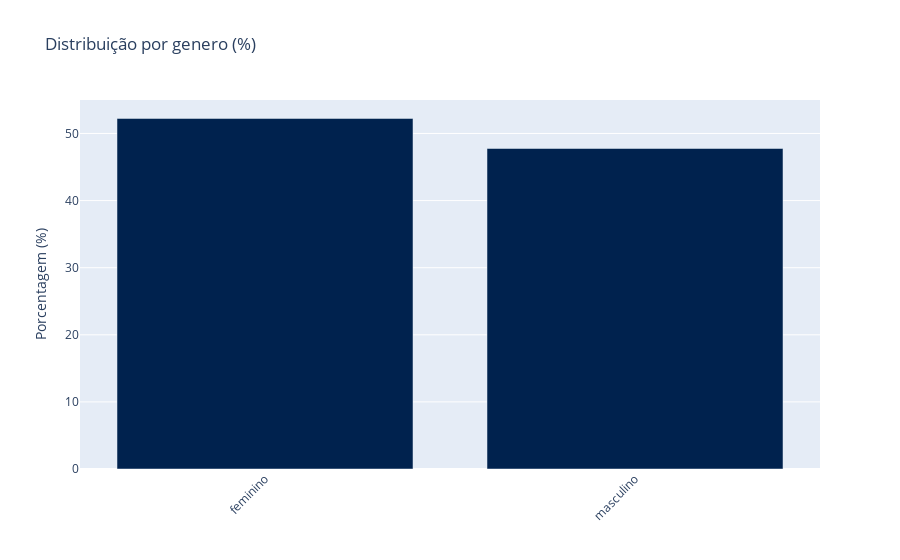
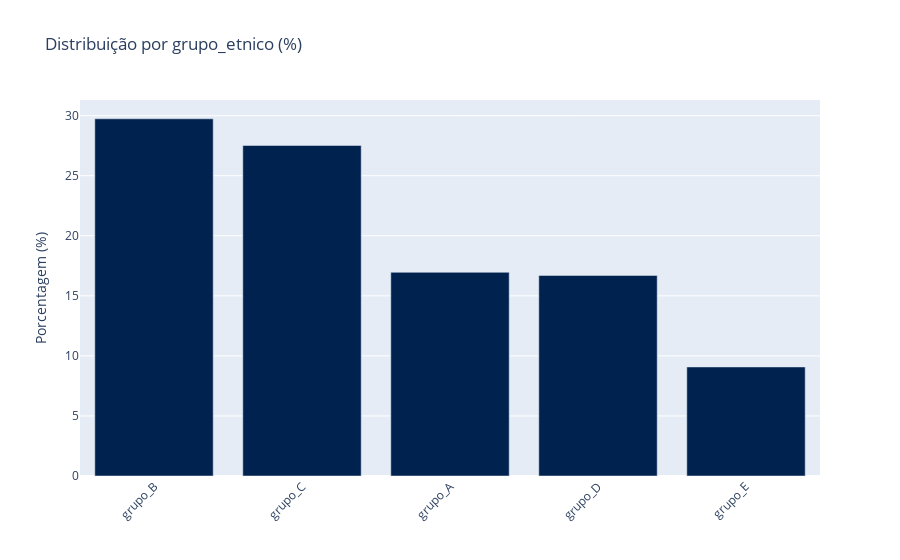
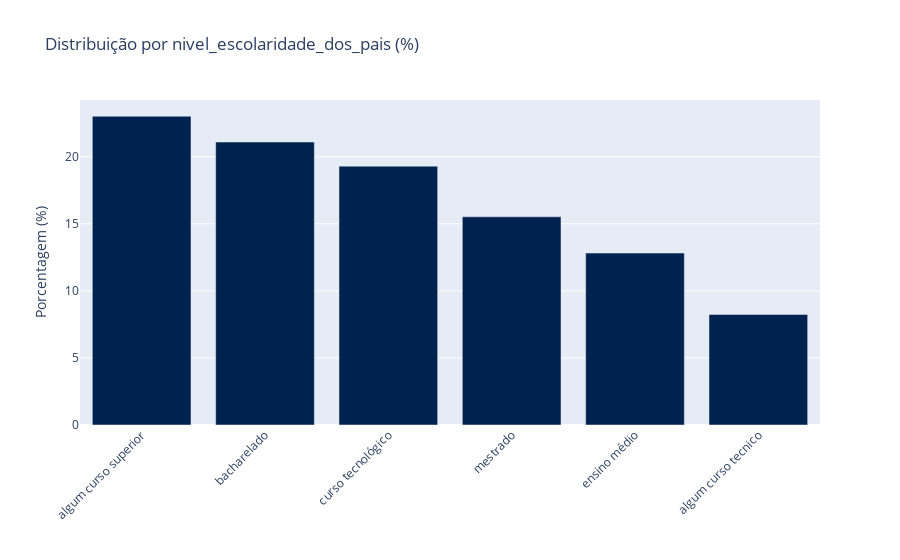
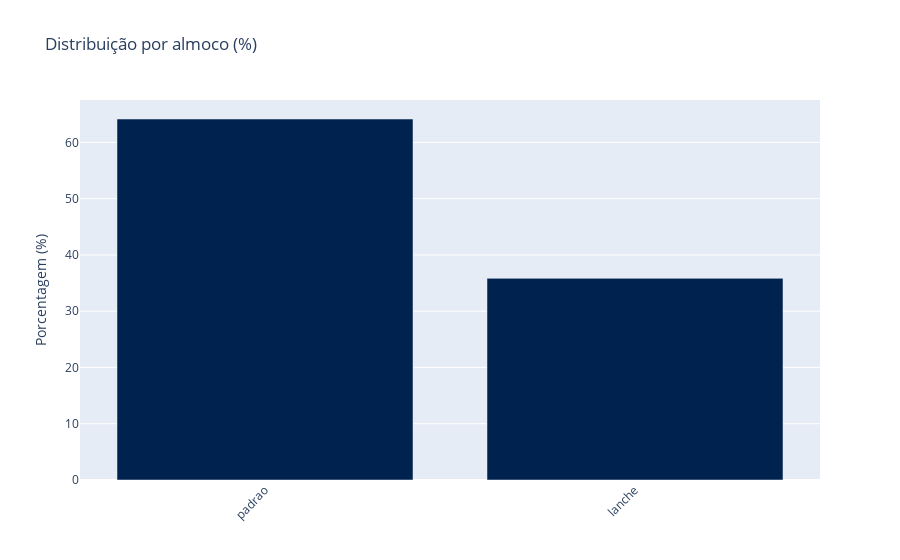

Here is the notebook cell these charts were saved with, in order:
### Code cell
#Gráfico de colunas com a plotly
categorical_columns = ['genero', 'grupo_etnico', 'nivel_escolaridade_dos_pais', 'almoco', 'curso_preparatorio_para_teste']

for col in categorical_columns:
    counts = df[col].value_counts()
    percentages = counts / counts.sum() * 100
    fig = px.bar(x=percentages.index, y=percentages.values, title=f'Distribuição por {col} (%)',
                 labels={'x': '','y': 'Porcentagem (%)'}, color_discrete_sequence=px.colors.sequential.Cividis)

    fig.update_layout(xaxis_tickangle=-45)
    fig.show()

### Figure 1 — Plotly figure (JSON) as saved in the notebook; plotly's stock layout.template omitted (floating-point values rounded to 4 significant figures)
{"data": [{"alignmentgroup": "True", "hovertemplate": "=%{x}<br>Porcentagem (%)=%{y}<extra></extra>", "legendgroup": "", "marker": {"color": "#00224e", "pattern": {"shape": ""}}, "name": "", "offsetgroup": "", "orientation": "v", "showlegend": false, "textposition": "auto", "type": "bar", "x": ["feminino", "masculino"], "xaxis": "x", "y": [52.24, 47.76], "yaxis": "y"}], "layout": {"barmode": "relative", "legend": {"tracegroupgap": 0}, "title": {"text": "Distribuição por genero (%)"}, "xaxis": {"anchor": "y", "domain": [0, 1], "tickangle": -45, "title": {"text": ""}}, "yaxis": {"anchor": "x", "domain": [0, 1], "title": {"text": "Porcentagem (%)"}}}}

### Figure 2 — Plotly figure (JSON) as saved in the notebook; plotly's stock layout.template omitted (floating-point values rounded to 4 significant figures)
{"data": [{"alignmentgroup": "True", "hovertemplate": "=%{x}<br>Porcentagem (%)=%{y}<extra></extra>", "legendgroup": "", "marker": {"color": "#00224e", "pattern": {"shape": ""}}, "name": "", "offsetgroup": "", "orientation": "v", "showlegend": false, "textposition": "auto", "type": "bar", "x": ["grupo_B", "grupo_C", "grupo_A", "grupo_D", "grupo_E"], "xaxis": "x", "y": [29.74, 27.52, 16.96, 16.7, 9.08], "yaxis": "y"}], "layout": {"barmode": "relative", "legend": {"tracegroupgap": 0}, "title": {"text": "Distribuição por grupo_etnico (%)"}, "xaxis": {"anchor": "y", "domain": [0, 1], "tickangle": -45, "title": {"text": ""}}, "yaxis": {"anchor": "x", "domain": [0, 1], "title": {"text": "Porcentagem (%)"}}}}

### Figure 3 — Plotly figure (JSON) as saved in the notebook; plotly's stock layout.template omitted (floating-point values rounded to 4 significant figures)
{"data": [{"alignmentgroup": "True", "hovertemplate": "=%{x}<br>Porcentagem (%)=%{y}<extra></extra>", "legendgroup": "", "marker": {"color": "#00224e", "pattern": {"shape": ""}}, "name": "", "offsetgroup": "", "orientation": "v", "showlegend": false, "textposition": "auto", "type": "bar", "x": ["algum curso superior", "bacharelado", "curso tecnológico", "mestrado", "ensino médio", "algum curso tecnico"], "xaxis": "x", "y": [23.02, 21.1, 19.3, 15.52, 12.82, 8.24], "yaxis": "y"}], "layout": {"barmode": "relative", "legend": {"tracegroupgap": 0}, "title": {"text": "Distribuição por nivel_escolaridade_dos_pais (%)"}, "xaxis": {"anchor": "y", "domain": [0, 1], "tickangle": -45, "title": {"text": ""}}, "yaxis": {"anchor": "x", "domain": [0, 1], "title": {"text": "Porcentagem (%)"}}}}

### Figure 4 — Plotly figure (JSON) as saved in the notebook; plotly's stock layout.template omitted (floating-point values rounded to 4 significant figures)
{"data": [{"alignmentgroup": "True", "hovertemplate": "=%{x}<br>Porcentagem (%)=%{y}<extra></extra>", "legendgroup": "", "marker": {"color": "#00224e", "pattern": {"shape": ""}}, "name": "", "offsetgroup": "", "orientation": "v", "showlegend": false, "textposition": "auto", "type": "bar", "x": ["padrao", "lanche"], "xaxis": "x", "y": [64.16, 35.84], "yaxis": "y"}], "layout": {"barmode": "relative", "legend": {"tracegroupgap": 0}, "title": {"text": "Distribuição por almoco (%)"}, "xaxis": {"anchor": "y", "domain": [0, 1], "tickangle": -45, "title": {"text": ""}}, "yaxis": {"anchor": "x", "domain": [0, 1], "title": {"text": "Porcentagem (%)"}}}}
